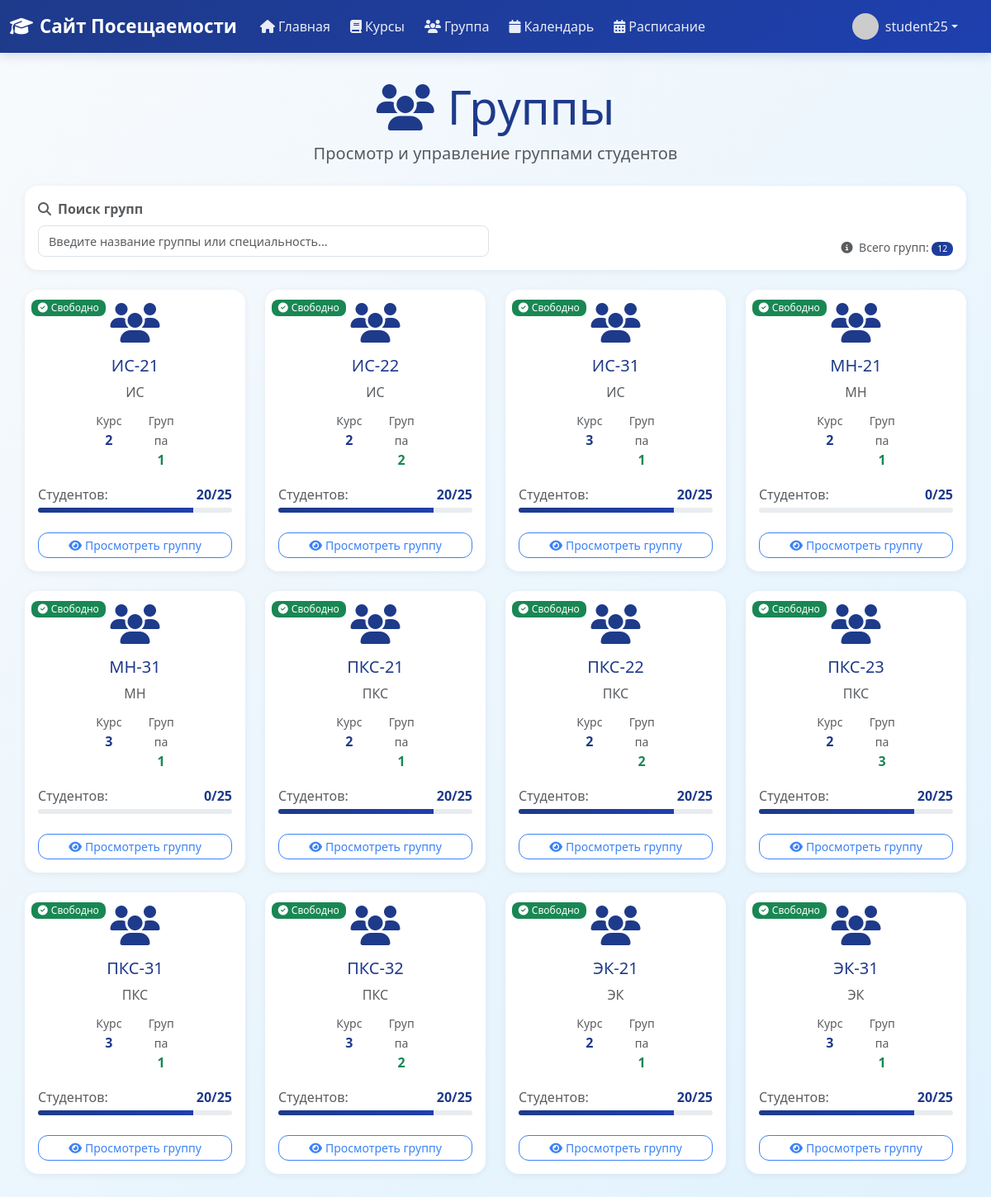
The app's page /group (signed in) with its own data.
### app/models.py (models this page shows, shortened)
class User(UserMixin, db.Model):
    id: so.Mapped[int] = so.mapped_column(primary_key=True)
    username: so.Mapped[str] = so.mapped_column(sa.String(64), index=True, unique=True)
    email: so.Mapped[str] = so.mapped_column(sa.String(120), index=True, unique=True)
    password_hash: so.Mapped[Optional[str]] = so.mapped_column(sa.String(256))
    role: so.Mapped[str] = so.mapped_column(sa.String(20), default='student')
    about_me: so.Mapped[Optional[str]] = so.mapped_column(sa.String(140))
    last_seen: so.Mapped[Optional[datetime]] = so.mapped_column(default=lambda: datetime.now(timezone.utc))
    sent_messages: so.Mapped[List['Message']] = so.relationship(
        'Message',
        foreign_keys='Message.sender_id',
        back_populates='sender'
    )
    received_messages: so.Mapped[List['Message']] = so.relationship(
        'Message',
        foreign_keys='Message.recipient_id',
        back_populates='recipient'
    )
    teaching_courses: so.Mapped[List['Course']] = so.relationship(
        secondary=teacher_course_association,
        back_populates='teachers',
        collection_class=list
    )
    enrolled_courses: so.Mapped[List['Course']] = so.relationship(
        secondary=student_course_association,
        back_populates='students',
        collection_class=list,
        lazy='joined'
    )
    favorite_courses: so.Mapped[List['Course']] = so.relationship(
        secondary=user_favorites_association,
        back_populates='favorited_by',
        collection_class=list
    )
    group: so.Mapped[Optional['Group']] = so.relationship(
        secondary=student_group_association,
        back_populates='students',
        uselist=False
    )
    attendance_records: so.WriteOnlyMapped['AttendanceRecord'] = so.relationship(
        back_populates='student',
        cascade="all, delete-orphan"
    )
    news_posts: so.Mapped[List['News']] = so.relationship(
        back_populates='author',
        cascade="all, delete-orphan"
    )
    def avatar(self, size: int) -> str:
        digest = md5(self.email.lower().encode('utf-8')).hexdigest()
        return f'https://www.gravatar.com/avatar/{digest}?d=identicon&s={size}'
    def is_admin(self) -> bool:
        return self.role == 'admin'

class Group(db.Model):
    id: so.Mapped[int] = so.mapped_column(primary_key=True)
    name: so.Mapped[str] = so.mapped_column(sa.String(20), unique=True, index=True)
    specialty: so.Mapped[str] = so.mapped_column(sa.String(50), nullable=False)
    course_year: so.Mapped[int] = so.mapped_column(sa.Integer, nullable=False)
    group_number: so.Mapped[int] = so.mapped_column(sa.Integer, nullable=False)
    max_students: so.Mapped[int] = so.mapped_column(sa.Integer, default=25)
    created_at: so.Mapped[datetime] = so.mapped_column(default=lambda: datetime.now(timezone.utc))
    students: so.Mapped[List['User']] = so.relationship(
        secondary=student_group_association,
        back_populates='group',
        collection_class=list
    )
    @property
    def current_students_count(self) -> int:
        return len(self.students)
    @property
    def is_full(self) -> bool:
        return self.current_students_count >= self.max_students

### app/routes.py (the view, shortened to what this page needs)
@app.route('/group')
@login_required
def group():
    page = request.args.get('page', 1, type=int)
    search = request.args.get('search', '')
    groups_query = sa.select(Group)
    groups_query = groups_query.order_by(Group.name)
    groups = db.session.execute(groups_query).scalars().unique().all()
    per_page = 16
    total_groups = len(groups)
    total_pages = (total_groups + per_page - 1) // per_page
    if page < 1:
        page = 1
    elif page > total_pages and total_pages > 0:
        page = total_pages
    start_idx = (page - 1) * per_page
    end_idx = start_idx + per_page
    groups_page = groups[start_idx:end_idx]
    next_url = url_for('group', page=page + 1, search=search) \
        if page < total_pages else None
    prev_url = url_for('group', page=page - 1, search=search) \
        if page > 1 else None
    return render_template('group.html',
                         title='Группы',
                         groups=groups_page,
                         next_url=next_url,
                         prev_url=prev_url,
                         search=search)

### app/models.py (called while the page is built)
@login.user_loader
def load_user(id: int) -> Optional[User]:
    return db.session.get(User, id)

### app/templates/group.html (shortened to what this page needs)
{% extends "base.html" %}
{% block content %}
<div class="container">
    <div class="text-center mb-4">
        <h1 class="display-4 text-primary">
            <i class="fas fa-users me-3"></i>Группы
        </h1>
        <p class="lead text-muted">Просмотр и управление группами студентов</p>
    </div>
    <div class="card border-0 shadow-sm mb-4">
        <div class="card-body py-3">
            <div class="row g-3 align-items-end">
                <div class="col-md-6">
                    <label for="groupSearch" class="form-label fw-semibold text-muted mb-2">
                        <i class="fas fa-search me-2"></i>Поиск групп
                    </label>
                    <div class="search-container position-relative">
                        <input type="text" class="form-control" id="groupSearch" placeholder="Введите название группы или специальность..." autocomplete="off">
                    </div>
                </div>
                <div class="col-md-6">
                    <div class="d-flex justify-content-end">
                        <div class="text-muted">
                            <small>
                                <i class="fas fa-info-circle me-1"></i>
                                Всего групп: <span class="badge bg-primary">{{ groups|length }}</span>
                            </small>
                        </div>
                    </div>
                </div>
            </div>
        </div>
    </div>
    <div id="groupsContainer">
        {% if groups %}
            <div class="row groups-container">
                {% for group in groups %}
                    <div class="col-md-6 col-lg-4 col-xl-3 mb-4" data-group-id="{{ group.id }}">
                        <div class="card h-100 border-0 shadow-sm group-card position-relative">
                            <div class="position-absolute top-0 start-0 m-2">
                                {% if group.is_full %}
                                    <span class="badge bg-danger">
                                        <i class="fas fa-exclamation-triangle me-1"></i>Полная
                                    </span>
                                {% else %}
                                    <span class="badge bg-success">
                                        <i class="fas fa-check-circle me-1"></i>Свободно
                                    </span>
                                {% endif %}
                            </div>
                            <div class="card-body text-center">
                                <div class="mb-3">
                                    <i class="fas fa-users fa-3x text-primary"></i>
                                </div>
                                <h5 class="card-title text-primary">{{ group.name }}</h5>
                                <p class="card-text text-muted">{{ group.specialty }}</p>
                                <div class="group-info mb-3">
                                    <div class="row text-center">
                                        <div class="col-6">
                                            <small class="text-muted">Курс</small>
                                            <div class="fw-bold text-primary">{{ group.course_year }}</div>
                                        </div>
                                        <div class="col-6">
                                            <small class="text-muted">Группа</small>
                                            <div class="fw-bold text-success">{{ group.group_number }}</div>
                                        </div>
                                    </div>
                                </div>
                                <div class="group-stats mb-3">
                                    <div class="d-flex justify-content-between align-items-center">
                                        <span class="text-muted">Студентов:</span>
                                        <span class="fw-bold text-primary">{{ group.current_students_count }}/{{ group.max_students }}</span>
                                    </div>
                                    <div class="progress mt-1" style="height: 6px;">
                                        <div class="progress-bar bg-primary"
                                             style="width: {{ (group.current_students_count / group.max_students * 100)|round(1) }}%">
                                        </div>
                                    </div>
                                </div>
                                <div class="d-grid gap-2">
                                    <a href="{{ url_for('view_group', group_id=group.id) }}"
                                       class="btn btn-outline-primary btn-sm">
                                        <i class="fas fa-eye me-1"></i>Просмотреть группу
                                    </a>
                                </div>
                            </div>
                        </div>
                    </div>
                {% endfor %}
            </div>
        {% endif %}
    </div>
</div>
{% endblock %}

### app/templates/base.html (shortened to what this page needs)
<!doctype html>
<html lang="ru">
  <head>
    <link href="https://cdn.jsdelivr.net/npm/bootstrap@5.3.0/dist/css/bootstrap.min.css" rel="stylesheet">
    <link href="https://cdnjs.cloudflare.com/ajax/libs/font-awesome/6.4.0/css/all.min.css" rel="stylesheet">
  </head>
  <body>
    {% if current_user.is_authenticated %}
    <nav class="navbar navbar-expand-lg navbar-dark mb-4">
      <div class="container-fluid">
        <a class="navbar-brand" href="{{ url_for('index') }}">
            <i class="fas fa-graduation-cap me-2"></i>Сайт Посещаемости
        </a>
        <div class="collapse navbar-collapse" id="navbarNav">
          <ul class="navbar-nav me-auto mb-2 mb-lg-0">
            <li class="nav-item">
              <a class="nav-link" href="{{ url_for('index') }}">
                  <i class="fas fa-home me-1"></i>Главная
              </a>
            </li>
            <li class="nav-item">
                <a class="nav-link" href="{{ url_for('courses') }}">
                    <i class="fas fa-book me-1"></i>Курсы
                </a>
              </li>
              <li class="nav-item">
                <a class="nav-link" href="{{ url_for('group') }}">
                    <i class="fas fa-users me-1"></i>Группа
                </a>
              </li>
              <li class="nav-item">
                <a class="nav-link" href="{{ url_for('calendar') }}">
                    <i class="fas fa-calendar me-1"></i>Календарь
                </a>
              </li>
              <li class="nav-item">
                <a class="nav-link" href="{{ url_for('schedule') }}">
                    <i class="fas fa-calendar-alt me-1"></i>Расписание
                </a>
              </li>
          </ul>
          <ul class="navbar-nav ms-auto">
            <li class="nav-item dropdown">
              <a class="nav-link dropdown-toggle d-flex align-items-center" href="#"
                 id="profileDropdown" role="button" data-bs-toggle="dropdown" aria-expanded="false">
                <img src="{{ current_user.avatar(32) }}" alt="Аватар"
                     class="rounded-circle me-2" style="width: 32px; height: 32px;">
                <span>{{ current_user.username }}</span>
              </a>
            </li>
          </ul>
        </div>
      </div>
    </nav>
    {% endif %}
    <div class="container">
        {% block content %}{% endblock %}
    </div>
  </body>
</html>

### app/templates/base.html (style rules this page uses)
:root { --primary-blue: #1e3a8a; --secondary-blue: #3b82f6; --light-blue: #dbeafe; --accent-blue: #60a5fa; --dark-blue: #1e40af; }
body { background: linear-gradient(135deg, #f8fafc 0%, #e0f2fe 100%); min-height: 100vh; font-family: 'Segoe UI', Tahoma, Geneva, Verdana, sans-serif; }
.navbar { background: linear-gradient(135deg, var(--primary-blue) 0%, var(--dark-blue) 100%) !important; box-shadow: 0 4px 12px rgba(30, 58, 138, 0.15); }
.navbar-brand { color: white !important; font-weight: 600; font-size: 1.4rem; }
.nav-link { color: rgba(255, 255, 255, 0.9) !important; transition: all 0.3s ease; border-radius: 8px; margin: 0 4px; }
.container { background: transparent; border-radius: 0; box-shadow: none; padding: 0; margin-top: 2rem; margin-bottom: 2rem; }
h1, h2, h3 { color: var(--primary-blue); font-weight: 600; }
.card { border: none; border-radius: 16px; box-shadow: 0 4px 20px rgba(0, 0, 0, 0.08); transition: transform 0.3s ease, box-shadow 0.3s ease; }
.form-control { border-radius: 12px; border: 2px solid #e5e7eb; transition: all 0.3s ease; }
.btn { border-radius: 12px; font-weight: 500; transition: all 0.3s ease; }
.badge { border-radius: 8px; font-weight: 500; }
.form-label { font-weight: 500; color: var(--primary-blue); margin-bottom: 0.5rem; }
.text-primary { color: var(--primary-blue) !important; }
.bg-primary { background: linear-gradient(135deg, var(--primary-blue) 0%, var(--dark-blue) 100%) !important; }
.btn-outline-primary { border-color: var(--secondary-blue); color: var(--secondary-blue); transition: all 0.3s ease; }
.fas, .far, .fab { transition: transform 0.3s ease; }
.shadow-sm { box-shadow: 0 2px 8px rgba(0, 0, 0, 0.06) !important; }
.nav-item.dropdown { position: relative; margin-right: 1rem; }
.nav-item.dropdown .dropdown-toggle { white-space: nowrap; overflow: hidden; text-overflow: ellipsis; max-width: 200px; }

### app/templates/group.html (style rules this page uses)
.group-card { transition: all 0.3s ease; height: 100%; }
.group-card .card-body { display: flex; flex-direction: column; height: 100%; }
.group-card .card-body .d-grid { margin-top: auto; }
.group-info { height: 60px; display: flex; align-items: center; justify-content: center; }
.group-stats { height: 50px; display: flex; flex-direction: column; justify-content: center; }
.search-container { position: relative; z-index: 1000; }
.search-container .form-control { border: 1px solid #dee2e6; padding: 0.5rem 0.75rem; font-size: 0.9rem; background: #fff; box-shadow: none; border-radius: 0.5rem; height: 38px; transition: border-color 0.2s ease, box-shadow 0.2s ease; }

### records on screen
User: username "student25"
Group: shows "Свободно", name "ИС-21", specialty "ИС", course_year "2", group_number "1", current_students_count "20", max_students "25"
Group: shows "Свободно", name "ИС-22", specialty "ИС", course_year "2", group_number "2", current_students_count "20", max_students "25"
Group: shows "Свободно", name "ИС-31", specialty "ИС", course_year "3", group_number "1", current_students_count "20", max_students "25"
Group: shows "Свободно", name "МН-21", specialty "МН", course_year "2", group_number "1", current_students_count "0", max_students "25"
Group: shows "Свободно", name "МН-31", specialty "МН", course_year "3", group_number "1", current_students_count "0", max_students "25"
Group: shows "Свободно", name "ПКС-21", specialty "ПКС", course_year "2", group_number "1", current_students_count "20", max_students "25"
Group: shows "Свободно", name "ПКС-22", specialty "ПКС", course_year "2", group_number "2", current_students_count "20", max_students "25"
Group: shows "Свободно", name "ПКС-23", specialty "ПКС", course_year "2", group_number "3", current_students_count "20", max_students "25"
Group: shows "Свободно", name "ПКС-31", specialty "ПКС", course_year "3", group_number "1", current_students_count "20", max_students "25"
Group: shows "Свободно", name "ПКС-32", specialty "ПКС", course_year "3", group_number "2", current_students_count "20", max_students "25"
Group: shows "Свободно", name "ЭК-21", specialty "ЭК", course_year "2", group_number "1", current_students_count "20", max_students "25"
Group: shows "Свободно", name "ЭК-31", specialty "ЭК", course_year "3", group_number "1", current_students_count "20", max_students "25"

### other values on screen
{{ groups|length }} "12"
